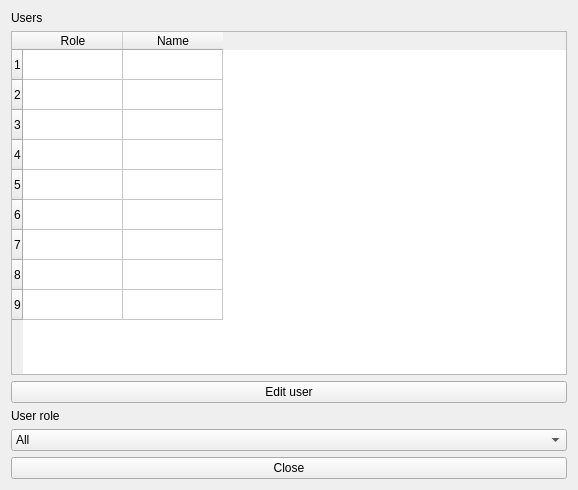
<?xml version="1.0" encoding="UTF-8"?>
<ui version="4.0">
 <class>Users</class>
 <widget class="QWidget" name="Users">
  <property name="geometry">
   <rect>
    <x>0</x>
    <y>0</y>
    <width>578</width>
    <height>490</height>
   </rect>
  </property>
  <property name="windowTitle">
   <string>User list</string>
  </property>
  <layout class="QVBoxLayout" name="verticalLayout">
   <item>
    <widget class="QLabel" name="label">
     <property name="text">
      <string>Users</string>
     </property>
    </widget>
   </item>
   <item>
    <widget class="QTableWidget" name="UserTable">
     <property name="editTriggers">
      <set>QAbstractItemView::EditTrigger::NoEditTriggers</set>
     </property>
     <row/>
     <row/>
     <row/>
     <row/>
     <row/>
     <row/>
     <row/>
     <row/>
     <row/>
     <column>
      <property name="text">
       <string>Role</string>
      </property>
     </column>
     <column>
      <property name="text">
       <string>Name</string>
      </property>
     </column>
    </widget>
   </item>
   <item>
    <widget class="QPushButton" name="EditUserButton">
     <property name="text">
      <string>Edit user</string>
     </property>
    </widget>
   </item>
   <item>
    <widget class="QLabel" name="label_2">
     <property name="text">
      <string>User role</string>
     </property>
    </widget>
   </item>
   <item>
    <widget class="QComboBox" name="UserTypeSelector">
     <item>
      <property name="text">
       <string>All</string>
      </property>
     </item>
     <item>
      <property name="text">
       <string>Doctor</string>
      </property>
     </item>
     <item>
      <property name="text">
       <string>Nurse</string>
      </property>
     </item>
     <item>
      <property name="text">
       <string>Admin</string>
      </property>
     </item>
     <item>
      <property name="text">
       <string>Receptionist</string>
      </property>
     </item>
    </widget>
   </item>
   <item>
    <widget class="QPushButton" name="CloseButton">
     <property name="text">
      <string>Close</string>
     </property>
    </widget>
   </item>
  </layout>
 </widget>
 <resources/>
 <connections/>
</ui>
